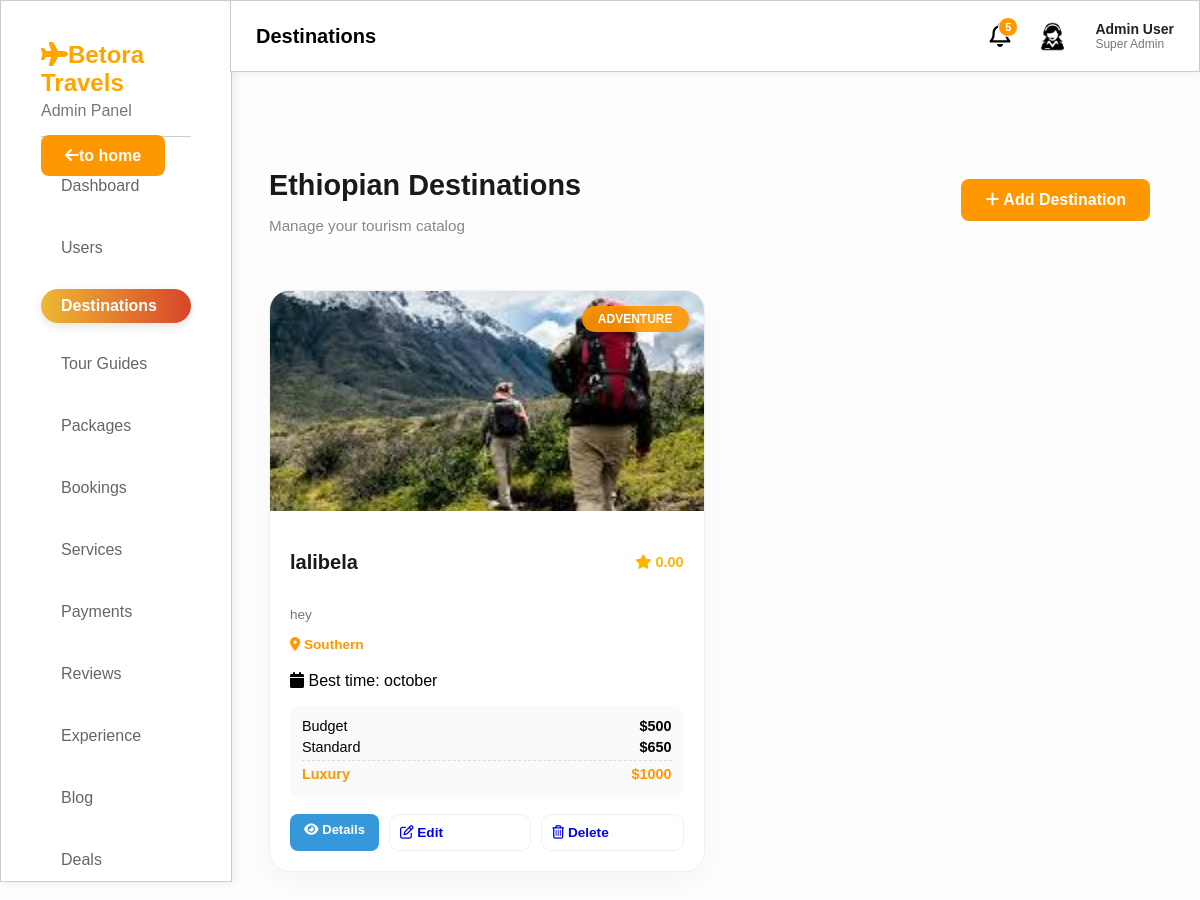
Screenshot of /admin/destinations.php with the database file from the repository.
### tables this page shows
CREATE TABLE `destinations` (
  `id` int(11) NOT NULL,
  `name` varchar(100) DEFAULT NULL,
  `tagline` varchar(255) DEFAULT NULL,
  `region` varchar(100) DEFAULT NULL,
  `type` enum('adventure','cultural','religious','historical','nature') DEFAULT NULL,
  `description` text DEFAULT NULL,
  `highlights` text DEFAULT NULL,
  `best_time` varchar(100) DEFAULT NULL,
  `dry_season` varchar(255) DEFAULT NULL,
  `rainy_season` varchar(255) DEFAULT NULL,
  `spring_weather` varchar(100) DEFAULT NULL,
  `summer_weather` varchar(100) DEFAULT NULL,
  `autumn_weather` varchar(100) DEFAULT NULL,
  `winter_weather` varchar(100) DEFAULT NULL,
  `average_cost` decimal(10,2) DEFAULT NULL,
  `budget_cost` varchar(50) DEFAULT NULL,
  `standard_cost` varchar(50) DEFAULT NULL,
  `luxury_cost` varchar(50) DEFAULT NULL,
  `accommodation` varchar(255) DEFAULT NULL,
  `rating` decimal(3,2) DEFAULT 0.00,
  `reviews` int(11) DEFAULT 0,
  `top_attractions` text DEFAULT NULL,
  `cultural_tips` text DEFAULT NULL,
  `distance_info` varchar(255) DEFAULT NULL,
  `map_location` text DEFAULT NULL,
  `video_url` varchar(255) DEFAULT NULL,
  `image` varchar(255) DEFAULT NULL,
  `image2` varchar(255) DEFAULT NULL,
  `image3` varchar(255) DEFAULT NULL,
  `image4` varchar(255) DEFAULT NULL
);

### admin/destinations.php (the view, shortened to what this page needs)
<?php
$conn = new mysqli("localhost", "root", "", "travel_db");
$query = "SELECT * FROM destinations ORDER BY id DESC";
$result = $conn->query($query);
?>
<!DOCTYPE html>
<html lang="en">
<head>
    <link rel="stylesheet" href="https://cdnjs.cloudflare.com/ajax/libs/font-awesome/6.5.0/css/all.min.css">
    <link rel="stylesheet" href="modal.css">
    <?php include "layout.php"; ?>
</head>
<body>
<div class="dest-container">
    <div class="dest-header">
        <div>
            <h1>Ethiopian Destinations</h1>
            <p>Manage your tourism catalog</p>
        </div>
        <a href="add_destination.php" class="btn-primary">
            <i class="fa-solid fa-plus"></i> Add Destination
        </a>
    </div>
    <div class="dest-grid">
        <?php while($row = $result->fetch_assoc()): ?>
        <div class="dest-card">
            <div class="card-img-area">
                <img src="../uploads/<?php echo htmlspecialchars($row['image']); ?>" alt="">
                <span class="type-badge"><?php echo ucfirst($row['type']); ?></span>
            </div>
            <div class="card-body">
                <div class="title-row">
                    <h3><?php echo htmlspecialchars($row['name']); ?></h3>
                    <span class="rating-pill">
                        <i class="fa-solid fa-star"></i>
                        <?php echo $row['rating']; ?>
                    </span>
                </div>
                <p class="tagline-text"><?php echo htmlspecialchars($row['tagline']); ?></p>
                <p class="loc-text">
                    <i class="fa-solid fa-location-dot"></i>
                    <?php echo htmlspecialchars($row['region']); ?>
                </p>
                <p class="best-time">
                    <i class="fa-solid fa-calendar"></i>
                    Best time: <?php echo htmlspecialchars($row['best_time']); ?>
                </p>
                <div class="price-box">
                    <div class="price-item">
                        <span>Budget</span>
                        <strong>$<?php echo $row['budget_cost']; ?></strong>
                    </div>
                    <div class="price-item">
                        <span>Standard</span>
                        <strong>$<?php echo $row['standard_cost']; ?></strong>
                    </div>
                    <div class="price-item luxury">
                        <span>Luxury</span>
                        <strong>$<?php echo $row['luxury_cost']; ?></strong>
                    </div>
                </div>
                <div class="card-footer">
                    <a href="view_destination.php?id=<?php echo $row['id']; ?>" class="btn-view-small">
                        <i class="fa-solid fa-eye"></i> Details
                    </a>
                    <a href="edit_destination.php?id=<?php echo $row['id']; ?>" class="btn-edit-small">
                        <i class="fa-regular fa-pen-to-square"></i> Edit
                    </a>
                    <a href="delete_destination.php?id=<?php echo $row['id']; ?>"
                       class="btn-delete-small"
                       onclick="return confirm('Delete this destination?');">
                        <i class="fa-regular fa-trash-can"></i> Delete
                    </a>
                </div>
            </div>
        </div>
        <?php endwhile; ?>
    </div>
</div>
</body>
</html>

### admin/modal.css (style rules this page uses)
.dest-container { padding: 30px; background: #fdfdfd; }
.dest-header { display: flex; justify-content: space-between; align-items: center; margin-bottom: 40px; margin-top: 120px; margin-left: 239px; margin-right: 20px; }
.btn-primary { text-decoration: none; }
.dest-header h1 { font-size: 1.8rem; color: #1a1a1a; margin-bottom: 5px; }
.dest-header p { color: #888; font-size: 0.95rem; }
.dest-grid { margin-left: 239px; display: grid; grid-template-columns: repeat(auto-fill, minmax(320px, 1fr)); gap: 30px; }
.dest-card { background: #fff; border-radius: 20px; overflow: hidden; box-shadow: 0 10px 25px rgba(0,0,0,0.03); transition: transform 0.3s ease, box-shadow 0.3s ease; border: 1px solid #f0f0f0; }
.card-img-area { position: relative; height: 220px; }
.card-img-area img { width: 100%; height: 220px; object-fit: cover; object-fit: cover; border-radius: 12px 12px 0 0; display: block; }
.type-badge { position: absolute; top: 15px; right: 15px; background: rgba(255, 152, 0, 0.9); color: white; padding: 6px 16px; border-radius: 50px; font-size: 0.75rem; font-weight: 700; text-transform: uppercase; backdrop-filter: blur(4px); }
.card-body { padding: 20px; }
.title-row { display: flex; justify-content: space-between; align-items: center; margin-bottom: 8px; }
.title-row h3 { font-size: 1.25rem; color: #1a1a1a; }
.rating-pill { color: #ffb400; font-weight: 800; font-size: 0.9rem; }
.tagline-text { color: #777; font-size: 0.85rem; margin-bottom: 15px; }
.loc-text { color: #ff9800; font-size: 0.85rem; font-weight: 600; margin-bottom: 20px; }
.price-box { background: #fafafa; padding: 12px; border-radius: 12px; margin-bottom: 15px; }
.price-item { display: flex; justify-content: space-between; margin-bottom: 5px; font-size: 0.9rem; }
.price-item.luxury { color: #ff9800; font-weight: 700; margin-top: 5px; border-top: 1px dashed #ddd; padding-top: 5px; }
.btn-view-small { background:#3498db; color:white; padding:8px 14px; border-radius:8px; text-decoration:none; font-size:13px; font-weight:600; transition:0.3s; }
.card-footer { display: flex; gap: 10px; margin-top: 15px; }
.btn-edit-small, .btn-delete-small { text-decoration: none; flex: 1; padding: 10px; border-radius: 10px; border: 1px solid #eee; background: #fff; cursor: pointer; font-weight: 600; font-size: 0.85rem; transition: all 0.2s; }
.btn-primary { background: #ff9800; color: #fff; border: none; padding: 12px 24px; border-radius: 8px; font-weight: 600; cursor: pointer; transition: 0.3s; }

### admin/style.css (style rules this page uses)
body { margin:0; font-family:Arial; background:#f5f5f5; }
img { width: 60px; height: 60px; border-radius: 50%; }
h1 { font-size: 20px; }

### rows the page displays
destinations: image (picture), type "ADVENTURE", name "lalibela", rating "0.00", tagline "hey", region "Southern", best_time "october", budget_cost "500", standard_cost "650", luxury_cost "1000"

### other values shown
$pageTitle "Destinations"
